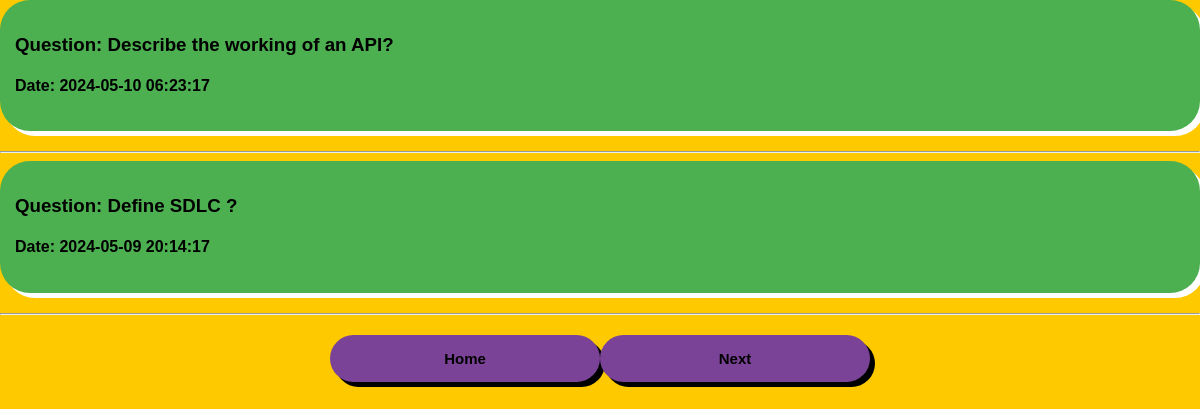
/show_questions.php?page=2, run on the app's committed database.
### tables this page shows
CREATE TABLE `questions` (
  `question_id` int(11) NOT NULL,
  `userid` int(11) DEFAULT NULL,
  `question_text` text NOT NULL,
  `date` timestamp NOT NULL DEFAULT current_timestamp()
);

### show_questions.php (the view, shortened to what this page needs)
<?php
include 'dbconnect.php';
echo '<link rel="stylesheet" type="text/css" href="http://localhost/forum/styles.css">';
$limit = 4;
$page = isset($_GET['page']) ? $_GET['page'] : 1;
$offset = ($page - 1) * $limit;
$sql = "SELECT * FROM questions ORDER BY question_id DESC LIMIT $limit OFFSET $offset";
$result = $conn->query($sql);
if ($result->num_rows > 0) {
    while ($row = $result->fetch_assoc()) {
        echo "<div class='question'>";
        echo "<a href='question_page.php?question_id=" . $row["question_id"] . "'><h3><strong>Question:</strong> " . $row["question_text"] . "</a><br></h3>";
        echo "<h4><strong>Date:</strong> " . $row["date"] . "</p></h4>";
        echo "</div>";
        echo "<hr>";
    }
    echo "<div class='pagination-container'>";
    if ($page > 2) {
        $prevPage = $page - 1;
        echo "<a href='show_questions.php?page=$prevPage' class='pagination-button'>Back</a>";
    } elseif ($page > 1) {
        echo "<a href='index.php' class='pagination-button'>Home</a>";
    }
    $nextPage = $page + 1;
    echo "<a href='show_questions.php?page=$nextPage' class='pagination-button'>Next</a>";
    echo "</div>";
} elseif($result->num_rows < 1){
    echo "No Furthure questions","<a href='index.php' class='pagination-button'>Home</a>";
}
?>

### styles.css (style rules this page uses)
body, h1, h2, p, a { margin: 0; padding: 0; }
a { color: #000; text-decoration: none; }
.question { margin-bottom: 20px; background-color: #4CAF50; padding: 15px; border-radius: 30px; box-shadow: 5px 5px 0px 0px white; }
.pagination-container { display: flex; justify-content: center; margin-top: 20px; }
.pagination-button { padding: 15px; width: 20%; text-align: center; font-size: 15px; background:#7b4397; border-radius: 30px; font-weight: 800; box-shadow: 5px 5px 0px 0px #000; cursor: pointer; }

### data on the page
questions: question_text "Describe the working of an API?", date "2024-05-10 06:23:17"
questions: question_text "Define SDLC ?", date "2024-05-09 20:14:17"
